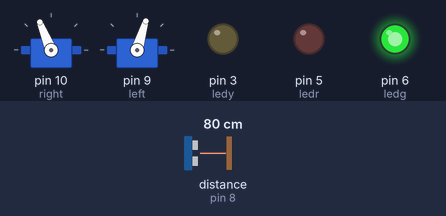
Bench run of a sketch on a simulated Arduino Uno, built with avr-gcc and run on an emulated ATmega328P. Parts: 2 × servo, output pins drawn as LEDs (lit = HIGH). Inputs (shaded band) come from the test bench; at power-on: distance to the obstacle (sensor on pin 8) 80 cm. The echo pulse lasts 58.3 µs per cm.

Above: at 1.2 s.
1.3 s: distance to the obstacle (sensor on pin 8) set to 17 cm
2.8 s: distance to the obstacle (sensor on pin 8) set to 13 cm
At 3.4 s:
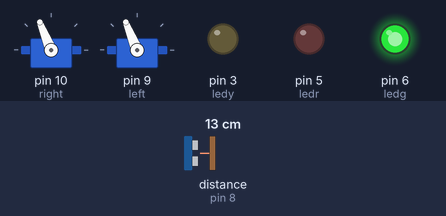
5.8 s: distance to the obstacle (sensor on pin 8) set to 18 cm
7.6 s: distance to the obstacle (sensor on pin 8) set to 2 cm
At 8.42 s:
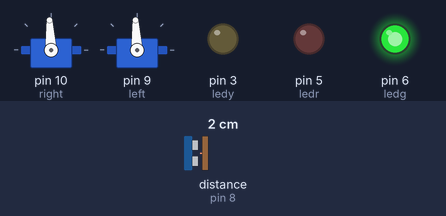
Timing chart, 0 to 11.6 s (numbered marks = the images above; inputs shaded):
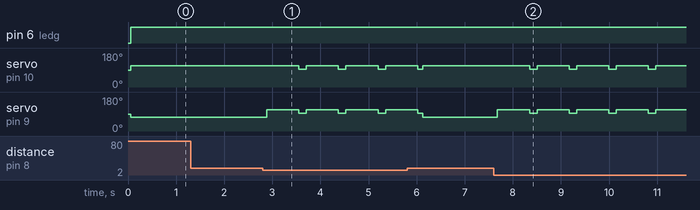

The sketch:

final_challenge_1.ino
```cpp
/*Software 1073 Arduino BoeBots
User Program
Method stubs are pre-made. add your own code to complete the challenge!

Program Task: Create an autonomous program that has the robot searching for a clear path of travel.
Logic example (copied from powerpoint, 10/28/14):
Robot drives forward until it sees a wall
Checks to the left -> sees another wall
Checks to the right -> sees a clear pathway.
Continues to the right and then repeats the process.

Feel free to not view the example program within the same folder, because it doesn't exist!
*/
#include <Servo.h>
#include <NewPing.h>
Servo left;
Servo right;
int ledr = 5;
int ledg = 6;
int ledy = 3;
int buzzer = 11;
int delTime = 50;
int threshHold = 15;
boolean ifDrive = true;

#define TRIGGER_PIN  12
#define ECHO_PIN     8
#define MAX_DISTANCE 100
NewPing sonar(TRIGGER_PIN, ECHO_PIN, MAX_DISTANCE);

int getDistance(){
 delay(delTime);
 unsigned int sonic = sonar.ping();
 unsigned int cmDist = sonic / US_ROUNDTRIP_CM;
 return cmDist;
}

void Drive (){
  right.writeMicroseconds(1700);
  left.writeMicroseconds(1300);
  digitalWrite(ledg, HIGH);
  digitalWrite(ledr, LOW);
 /*if (threshHold >= getDistance()){
   right.writeMicroseconds(1500);
   left.writeMicroseconds(1500);
   digitalWrite(ledr, HIGH);
   digitalWrite(ledg, LOW);
   delay(1000);*/
   /* digitalWrite(ledg, LOW);
    digitalWrite(ledr, HIGH);
    delay(1000);
    right.writeMicroseconds(1700);
    left.writeMicroseconds(1500);
    delay(1000);
    right.writeMicroseconds(1500);
    left.writeMicroseconds(1500);
    delay(1000);
    */

}

void Turn (){
     right.writeMicroseconds(1700);
     left.writeMicroseconds(1700);
     delay (670);
     right.writeMicroseconds(1500);
     left.writeMicroseconds(1500);
     getDistance();
}
void setup(){
  pinMode(ledg, OUTPUT);
  pinMode(ledr, OUTPUT);
  pinMode(ledy, OUTPUT);
  right.attach(10);
  left.attach(9);
}

void loop(){
if (getDistance() >= threshHold){
 Drive();
}
else if(getDistance() <= threshHold){
 Turn();
}
}
```

Measured:
- the behaviour switches between 15 and 14 cm on distance to the obstacle (sensor on pin 8) (found by bisection; images 0 and 1)
- after the input at 1.3 s, every drawn part: stays the same
- after the input at 2.8 s, servo on pin 10 (right): alternates 112° for 0.67 s and 93° for 0.15 s, starting after 0.75 s; servo on pin 9 (left): alternates 112° for 0.67 s and 93° for 0.15 s, starting after 0.08 s
- after the input at 7.6 s, servo on pin 10 (right): alternates 112° for 0.67 s and 93° for 0.15 s, starting after 0.75 s; servo on pin 9 (left): alternates 112° for 0.67 s and 93° for 0.15 s, starting after 0.08 s
